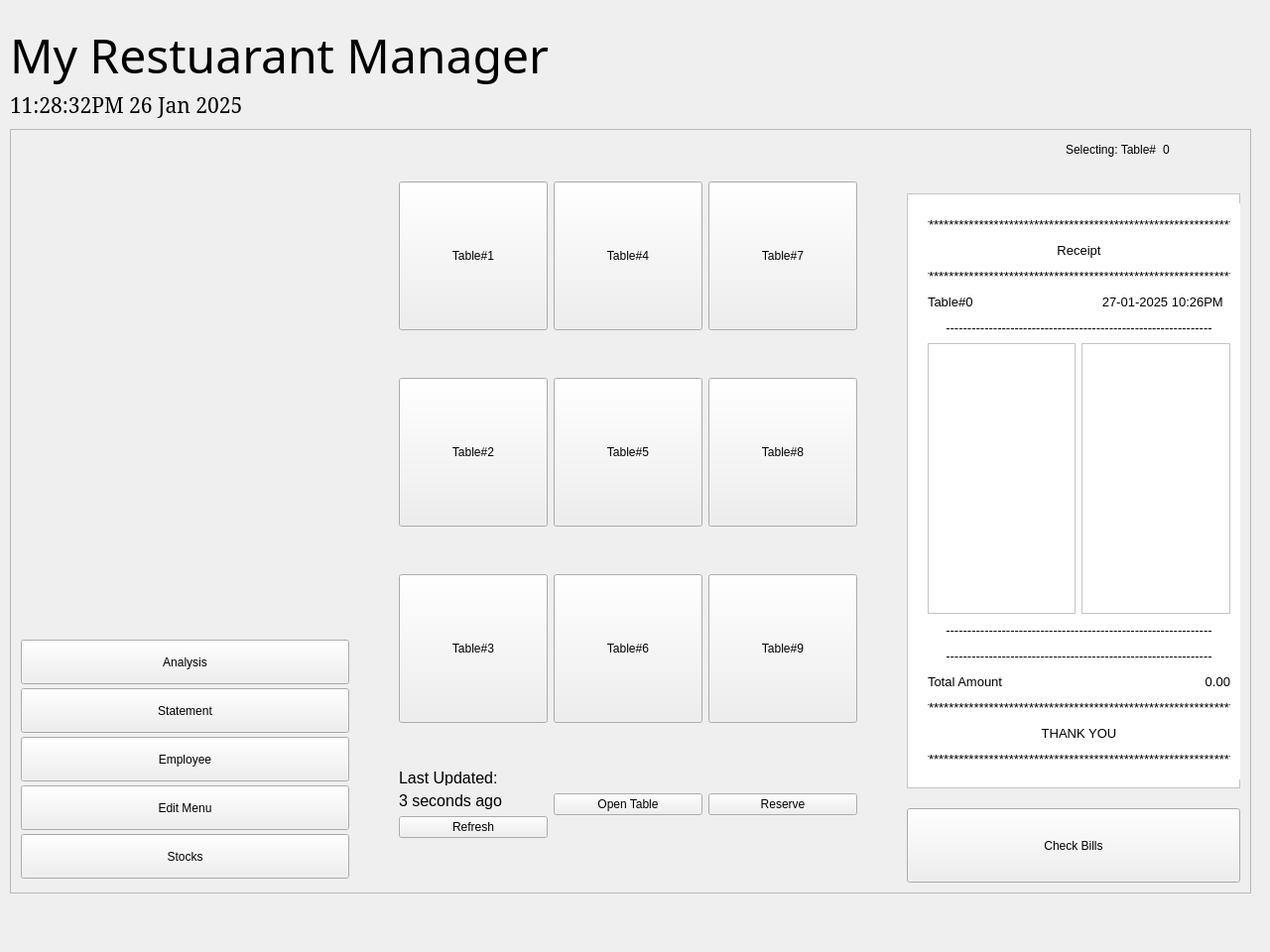
<?xml version="1.0" encoding="UTF-8"?>
<ui version="4.0">
 <class>RestuarantManagementClass</class>
 <widget class="QMainWindow" name="RestuarantManagementClass">
  <property name="geometry">
   <rect>
    <x>0</x>
    <y>0</y>
    <width>1280</width>
    <height>960</height>
   </rect>
  </property>
  <property name="minimumSize">
   <size>
    <width>1280</width>
    <height>960</height>
   </size>
  </property>
  <property name="maximumSize">
   <size>
    <width>1280</width>
    <height>960</height>
   </size>
  </property>
  <property name="windowTitle">
   <string>RestuarantManagement</string>
  </property>
  <property name="autoFillBackground">
   <bool>false</bool>
  </property>
  <widget class="QWidget" name="centralWidget">
   <widget class="QLabel" name="label">
    <property name="geometry">
     <rect>
      <x>10</x>
      <y>10</y>
      <width>611</width>
      <height>91</height>
     </rect>
    </property>
    <property name="font">
     <font>
      <family>Sitka</family>
      <pointsize>36</pointsize>
     </font>
    </property>
    <property name="text">
     <string>My Restuarant Manager</string>
    </property>
   </widget>
   <widget class="QLabel" name="Digital_clock">
    <property name="geometry">
     <rect>
      <x>10</x>
      <y>90</y>
      <width>361</width>
      <height>31</height>
     </rect>
    </property>
    <property name="font">
     <font>
      <family>SimSun</family>
      <pointsize>16</pointsize>
     </font>
    </property>
    <property name="text">
     <string>11:28:32PM 26 Jan 2025</string>
    </property>
   </widget>
   <widget class="QFrame" name="frame">
    <property name="geometry">
     <rect>
      <x>10</x>
      <y>130</y>
      <width>1251</width>
      <height>771</height>
     </rect>
    </property>
    <property name="sizePolicy">
     <sizepolicy hsizetype="Expanding" vsizetype="Preferred">
      <horstretch>0</horstretch>
      <verstretch>0</verstretch>
     </sizepolicy>
    </property>
    <property name="minimumSize">
     <size>
      <width>0</width>
      <height>0</height>
     </size>
    </property>
    <property name="styleSheet">
     <string notr="true">font: 800 12pt &quot;Segoe UI&quot;;</string>
    </property>
    <property name="frameShape">
     <enum>QFrame::Shape::StyledPanel</enum>
    </property>
    <property name="frameShadow">
     <enum>QFrame::Shadow::Raised</enum>
    </property>
    <widget class="QWidget" name="horizontalLayoutWidget">
     <property name="geometry">
      <rect>
       <x>0</x>
       <y>0</y>
       <width>1251</width>
       <height>771</height>
      </rect>
     </property>
     <layout class="QHBoxLayout" name="horizontalLayout">
      <property name="spacing">
       <number>50</number>
      </property>
      <item>
       <layout class="QVBoxLayout" name="LeftSide">
        <property name="spacing">
         <number>0</number>
        </property>
        <item>
         <spacer name="verticalSpacer">
          <property name="orientation">
           <enum>Qt::Orientation::Vertical</enum>
          </property>
          <property name="sizeType">
           <enum>QSizePolicy::Policy::Fixed</enum>
          </property>
          <property name="sizeHint" stdset="0">
           <size>
            <width>20</width>
            <height>500</height>
           </size>
          </property>
         </spacer>
        </item>
        <item>
         <widget class="QPushButton" name="Analysis">
          <property name="minimumSize">
           <size>
            <width>150</width>
            <height>45</height>
           </size>
          </property>
          <property name="text">
           <string>Analysis</string>
          </property>
         </widget>
        </item>
        <item>
         <widget class="QPushButton" name="Statement">
          <property name="minimumSize">
           <size>
            <width>150</width>
            <height>45</height>
           </size>
          </property>
          <property name="text">
           <string>Statement</string>
          </property>
         </widget>
        </item>
        <item>
         <widget class="QPushButton" name="Employee">
          <property name="minimumSize">
           <size>
            <width>150</width>
            <height>45</height>
           </size>
          </property>
          <property name="text">
           <string>Employee</string>
          </property>
         </widget>
        </item>
        <item>
         <widget class="QPushButton" name="EditMenu">
          <property name="minimumSize">
           <size>
            <width>150</width>
            <height>45</height>
           </size>
          </property>
          <property name="text">
           <string>Edit Menu</string>
          </property>
         </widget>
        </item>
        <item>
         <widget class="QPushButton" name="Stocks">
          <property name="minimumSize">
           <size>
            <width>150</width>
            <height>45</height>
           </size>
          </property>
          <property name="text">
           <string>Stocks</string>
          </property>
         </widget>
        </item>
       </layout>
      </item>
      <item>
       <layout class="QGridLayout" name="GridTable">
        <item row="2" column="3">
         <widget class="QPushButton" name="Table_8">
          <property name="minimumSize">
           <size>
            <width>150</width>
            <height>150</height>
           </size>
          </property>
          <property name="maximumSize">
           <size>
            <width>150</width>
            <height>150</height>
           </size>
          </property>
          <property name="text">
           <string>Table#8</string>
          </property>
         </widget>
        </item>
        <item row="3" column="0">
         <widget class="QPushButton" name="Table_3">
          <property name="minimumSize">
           <size>
            <width>150</width>
            <height>150</height>
           </size>
          </property>
          <property name="maximumSize">
           <size>
            <width>150</width>
            <height>150</height>
           </size>
          </property>
          <property name="text">
           <string>Table#3</string>
          </property>
          <property name="autoDefault">
           <bool>false</bool>
          </property>
         </widget>
        </item>
        <item row="1" column="2">
         <widget class="QPushButton" name="Table_4">
          <property name="minimumSize">
           <size>
            <width>150</width>
            <height>150</height>
           </size>
          </property>
          <property name="maximumSize">
           <size>
            <width>150</width>
            <height>150</height>
           </size>
          </property>
          <property name="text">
           <string>Table#4</string>
          </property>
         </widget>
        </item>
        <item row="2" column="0">
         <widget class="QPushButton" name="Table_2">
          <property name="minimumSize">
           <size>
            <width>150</width>
            <height>150</height>
           </size>
          </property>
          <property name="maximumSize">
           <size>
            <width>150</width>
            <height>150</height>
           </size>
          </property>
          <property name="text">
           <string>Table#2</string>
          </property>
         </widget>
        </item>
        <item row="3" column="2">
         <widget class="QPushButton" name="Table_6">
          <property name="minimumSize">
           <size>
            <width>150</width>
            <height>150</height>
           </size>
          </property>
          <property name="maximumSize">
           <size>
            <width>150</width>
            <height>150</height>
           </size>
          </property>
          <property name="text">
           <string>Table#6</string>
          </property>
         </widget>
        </item>
        <item row="3" column="3">
         <widget class="QPushButton" name="Table_9">
          <property name="minimumSize">
           <size>
            <width>150</width>
            <height>150</height>
           </size>
          </property>
          <property name="maximumSize">
           <size>
            <width>150</width>
            <height>150</height>
           </size>
          </property>
          <property name="text">
           <string>Table#9</string>
          </property>
         </widget>
        </item>
        <item row="1" column="0">
         <widget class="QPushButton" name="Table_1">
          <property name="minimumSize">
           <size>
            <width>150</width>
            <height>150</height>
           </size>
          </property>
          <property name="maximumSize">
           <size>
            <width>150</width>
            <height>150</height>
           </size>
          </property>
          <property name="baseSize">
           <size>
            <width>0</width>
            <height>0</height>
           </size>
          </property>
          <property name="text">
           <string>Table#1</string>
          </property>
          <property name="autoDefault">
           <bool>false</bool>
          </property>
         </widget>
        </item>
        <item row="2" column="2">
         <widget class="QPushButton" name="Table_5">
          <property name="minimumSize">
           <size>
            <width>150</width>
            <height>150</height>
           </size>
          </property>
          <property name="maximumSize">
           <size>
            <width>150</width>
            <height>150</height>
           </size>
          </property>
          <property name="text">
           <string>Table#5</string>
          </property>
         </widget>
        </item>
        <item row="1" column="3">
         <widget class="QPushButton" name="Table_7">
          <property name="minimumSize">
           <size>
            <width>150</width>
            <height>150</height>
           </size>
          </property>
          <property name="maximumSize">
           <size>
            <width>150</width>
            <height>150</height>
           </size>
          </property>
          <property name="text">
           <string>Table#7</string>
          </property>
         </widget>
        </item>
        <item row="4" column="3">
         <widget class="QPushButton" name="ReserveBtn">
          <property name="text">
           <string>Reserve</string>
          </property>
         </widget>
        </item>
        <item row="4" column="2">
         <widget class="QPushButton" name="OpenTableBtn">
          <property name="text">
           <string>Open Table</string>
          </property>
         </widget>
        </item>
        <item row="4" column="0">
         <layout class="QVBoxLayout" name="verticalLayout_2">
          <item>
           <widget class="QLabel" name="label_3">
            <property name="maximumSize">
             <size>
              <width>16777215</width>
              <height>15</height>
             </size>
            </property>
            <property name="font">
             <font>
              <family>Segoe UI</family>
              <pointsize>12</pointsize>
              <italic>false</italic>
              <fontweight>ExtraBold</fontweight>
             </font>
            </property>
            <property name="text">
             <string>Last Updated:</string>
            </property>
           </widget>
          </item>
          <item>
           <widget class="QLabel" name="LastUpdate">
            <property name="maximumSize">
             <size>
              <width>1000</width>
              <height>20</height>
             </size>
            </property>
            <property name="font">
             <font>
              <family>Segoe UI</family>
              <pointsize>12</pointsize>
              <italic>false</italic>
              <fontweight>ExtraBold</fontweight>
             </font>
            </property>
            <property name="text">
             <string>3 seconds ago</string>
            </property>
           </widget>
          </item>
          <item>
           <widget class="QPushButton" name="RefreshBtn">
            <property name="maximumSize">
             <size>
              <width>16777215</width>
              <height>30</height>
             </size>
            </property>
            <property name="text">
             <string>Refresh</string>
            </property>
           </widget>
          </item>
         </layout>
        </item>
       </layout>
      </item>
      <item>
       <layout class="QVBoxLayout" name="RightSide">
        <property name="spacing">
         <number>20</number>
        </property>
        <item>
         <layout class="QHBoxLayout" name="horizontalLayout_2">
          <item>
           <spacer name="horizontalSpacer">
            <property name="orientation">
             <enum>Qt::Orientation::Horizontal</enum>
            </property>
            <property name="sizeType">
             <enum>QSizePolicy::Policy::Fixed</enum>
            </property>
            <property name="sizeHint" stdset="0">
             <size>
              <width>160</width>
              <height>20</height>
             </size>
            </property>
           </spacer>
          </item>
          <item>
           <widget class="QLabel" name="Selecting">
            <property name="maximumSize">
             <size>
              <width>16777215</width>
              <height>20</height>
             </size>
            </property>
            <property name="text">
             <string>Selecting: Table#</string>
            </property>
            <property name="alignment">
             <set>Qt::AlignmentFlag::AlignLeading|Qt::AlignmentFlag::AlignLeft|Qt::AlignmentFlag::AlignVCenter</set>
            </property>
           </widget>
          </item>
          <item>
           <widget class="QLabel" name="SelectingTable">
            <property name="maximumSize">
             <size>
              <width>16777215</width>
              <height>20</height>
             </size>
            </property>
            <property name="text">
             <string>0</string>
            </property>
            <property name="alignment">
             <set>Qt::AlignmentFlag::AlignLeading|Qt::AlignmentFlag::AlignLeft|Qt::AlignmentFlag::AlignVCenter</set>
            </property>
           </widget>
          </item>
         </layout>
        </item>
        <item>
         <spacer name="verticalSpacer_2">
          <property name="orientation">
           <enum>Qt::Orientation::Vertical</enum>
          </property>
          <property name="sizeHint" stdset="0">
           <size>
            <width>20</width>
            <height>40</height>
           </size>
          </property>
         </spacer>
        </item>
        <item>
         <widget class="QFrame" name="Receipt">
          <property name="sizePolicy">
           <sizepolicy hsizetype="Minimum" vsizetype="Preferred">
            <horstretch>0</horstretch>
            <verstretch>0</verstretch>
           </sizepolicy>
          </property>
          <property name="minimumSize">
           <size>
            <width>336</width>
            <height>600</height>
           </size>
          </property>
          <property name="maximumSize">
           <size>
            <width>0</width>
            <height>16777215</height>
           </size>
          </property>
          <property name="styleSheet">
           <string notr="true">background-color: rgb(255, 255, 255);
font: 10pt &quot;Segoe UI&quot;;
color: rgb(0, 0, 0);</string>
          </property>
          <property name="frameShape">
           <enum>QFrame::Shape::StyledPanel</enum>
          </property>
          <property name="frameShadow">
           <enum>QFrame::Shadow::Raised</enum>
          </property>
          <widget class="QWidget" name="verticalLayoutWidget">
           <property name="geometry">
            <rect>
             <x>10</x>
             <y>10</y>
             <width>327</width>
             <height>581</height>
            </rect>
           </property>
           <layout class="QVBoxLayout" name="verticalLayout">
            <item>
             <widget class="QLabel" name="Receipt_label_2">
              <property name="minimumSize">
               <size>
                <width>0</width>
                <height>20</height>
               </size>
              </property>
              <property name="maximumSize">
               <size>
                <width>325</width>
                <height>20</height>
               </size>
              </property>
              <property name="font">
               <font>
                <family>Segoe UI</family>
                <pointsize>10</pointsize>
                <italic>false</italic>
                <bold>false</bold>
               </font>
              </property>
              <property name="styleSheet">
               <string notr="true">color: rgb(0, 0, 0)</string>
              </property>
              <property name="text">
               <string>**************************************************************</string>
              </property>
              <property name="alignment">
               <set>Qt::AlignmentFlag::AlignCenter</set>
              </property>
             </widget>
            </item>
            <item>
             <widget class="QLabel" name="Receipt_label">
              <property name="minimumSize">
               <size>
                <width>0</width>
                <height>20</height>
               </size>
              </property>
              <property name="maximumSize">
               <size>
                <width>325</width>
                <height>20</height>
               </size>
              </property>
              <property name="font">
               <font>
                <family>Segoe UI</family>
                <pointsize>10</pointsize>
                <italic>false</italic>
                <bold>false</bold>
               </font>
              </property>
              <property name="styleSheet">
               <string notr="true">color: rgb(0, 0, 0)</string>
              </property>
              <property name="text">
               <string>Receipt</string>
              </property>
              <property name="alignment">
               <set>Qt::AlignmentFlag::AlignCenter</set>
              </property>
             </widget>
            </item>
            <item>
             <widget class="QLabel" name="Receipt_label_3">
              <property name="minimumSize">
               <size>
                <width>0</width>
                <height>20</height>
               </size>
              </property>
              <property name="maximumSize">
               <size>
                <width>325</width>
                <height>20</height>
               </size>
              </property>
              <property name="font">
               <font>
                <family>Segoe UI</family>
                <pointsize>10</pointsize>
                <italic>false</italic>
                <bold>false</bold>
               </font>
              </property>
              <property name="styleSheet">
               <string notr="true">color: rgb(0, 0, 0)</string>
              </property>
              <property name="text">
               <string>**************************************************************</string>
              </property>
              <property name="alignment">
               <set>Qt::AlignmentFlag::AlignCenter</set>
              </property>
             </widget>
            </item>
            <item>
             <layout class="QHBoxLayout" name="horizontalLayout_4">
              <item>
               <widget class="QLabel" name="Receipt_TableNo">
                <property name="minimumSize">
                 <size>
                  <width>0</width>
                  <height>20</height>
                 </size>
                </property>
                <property name="maximumSize">
                 <size>
                  <width>325</width>
                  <height>20</height>
                 </size>
                </property>
                <property name="font">
                 <font>
                  <family>Segoe UI</family>
                  <pointsize>10</pointsize>
                  <italic>false</italic>
                  <fontweight>ExtraBold</fontweight>
                 </font>
                </property>
                <property name="styleSheet">
                 <string notr="true">color: rgb(0, 0, 0);
font: 800 10pt &quot;Segoe UI&quot;;</string>
                </property>
                <property name="text">
                 <string>Table#0</string>
                </property>
                <property name="alignment">
                 <set>Qt::AlignmentFlag::AlignLeading|Qt::AlignmentFlag::AlignLeft|Qt::AlignmentFlag::AlignVCenter</set>
                </property>
               </widget>
              </item>
              <item>
               <widget class="QLabel" name="Receipt_DateTime">
                <property name="minimumSize">
                 <size>
                  <width>0</width>
                  <height>20</height>
                 </size>
                </property>
                <property name="maximumSize">
                 <size>
                  <width>325</width>
                  <height>20</height>
                 </size>
                </property>
                <property name="font">
                 <font>
                  <family>Segoe UI</family>
                  <pointsize>10</pointsize>
                  <italic>false</italic>
                  <bold>false</bold>
                 </font>
                </property>
                <property name="styleSheet">
                 <string notr="true">color: rgb(0, 0, 0)</string>
                </property>
                <property name="text">
                 <string>27-01-2025 10:26PM  </string>
                </property>
                <property name="alignment">
                 <set>Qt::AlignmentFlag::AlignRight|Qt::AlignmentFlag::AlignTrailing|Qt::AlignmentFlag::AlignVCenter</set>
                </property>
               </widget>
              </item>
             </layout>
            </item>
            <item>
             <widget class="QLabel" name="Receipt_label_4">
              <property name="minimumSize">
               <size>
                <width>0</width>
                <height>20</height>
               </size>
              </property>
              <property name="maximumSize">
               <size>
                <width>325</width>
                <height>20</height>
               </size>
              </property>
              <property name="font">
               <font>
                <family>Segoe UI</family>
                <pointsize>10</pointsize>
                <italic>false</italic>
                <bold>false</bold>
               </font>
              </property>
              <property name="styleSheet">
               <string notr="true">color: rgb(0, 0, 0)</string>
              </property>
              <property name="text">
               <string>--------------------------------------------------------------</string>
              </property>
              <property name="alignment">
               <set>Qt::AlignmentFlag::AlignCenter</set>
              </property>
             </widget>
            </item>
            <item>
             <layout class="QHBoxLayout" name="ReceiptList">
              <item>
               <widget class="QListWidget" name="ReceiptListName"/>
              </item>
              <item>
               <widget class="QListWidget" name="ReceiptListPrice"/>
              </item>
             </layout>
            </item>
            <item>
             <widget class="QLabel" name="Receipt_label_5">
              <property name="minimumSize">
               <size>
                <width>0</width>
                <height>20</height>
               </size>
              </property>
              <property name="maximumSize">
               <size>
                <width>325</width>
                <height>20</height>
               </size>
              </property>
              <property name="font">
               <font>
                <family>Segoe UI</family>
                <pointsize>10</pointsize>
                <italic>false</italic>
                <bold>false</bold>
               </font>
              </property>
              <property name="styleSheet">
               <string notr="true">color: rgb(0, 0, 0)</string>
              </property>
              <property name="text">
               <string>--------------------------------------------------------------</string>
              </property>
              <property name="alignment">
               <set>Qt::AlignmentFlag::AlignCenter</set>
              </property>
             </widget>
            </item>
            <item>
             <widget class="QLabel" name="Receipt_label_7">
              <property name="minimumSize">
               <size>
                <width>0</width>
                <height>20</height>
               </size>
              </property>
              <property name="maximumSize">
               <size>
                <width>325</width>
                <height>20</height>
               </size>
              </property>
              <property name="font">
               <font>
                <family>Segoe UI</family>
                <pointsize>10</pointsize>
                <italic>false</italic>
                <bold>false</bold>
               </font>
              </property>
              <property name="styleSheet">
               <string notr="true">color: rgb(0, 0, 0)</string>
              </property>
              <property name="text">
               <string>--------------------------------------------------------------</string>
              </property>
              <property name="alignment">
               <set>Qt::AlignmentFlag::AlignCenter</set>
              </property>
             </widget>
            </item>
            <item>
             <layout class="QHBoxLayout" name="horizontalLayout_3">
              <item>
               <widget class="QLabel" name="Receipt_label_6">
                <property name="minimumSize">
                 <size>
                  <width>0</width>
                  <height>20</height>
                 </size>
                </property>
                <property name="maximumSize">
                 <size>
                  <width>325</width>
                  <height>20</height>
                 </size>
                </property>
                <property name="font">
                 <font>
                  <family>Segoe UI</family>
                  <pointsize>10</pointsize>
                  <italic>false</italic>
                  <fontweight>ExtraBold</fontweight>
                 </font>
                </property>
                <property name="styleSheet">
                 <string notr="true">color: rgb(0, 0, 0);
font: 800 10pt &quot;Segoe UI&quot;;</string>
                </property>
                <property name="text">
                 <string>Total Amount</string>
                </property>
                <property name="alignment">
                 <set>Qt::AlignmentFlag::AlignLeading|Qt::AlignmentFlag::AlignLeft|Qt::AlignmentFlag::AlignVCenter</set>
                </property>
               </widget>
              </item>
              <item>
               <widget class="QLabel" name="Receipt_Total">
                <property name="minimumSize">
                 <size>
                  <width>0</width>
                  <height>20</height>
                 </size>
                </property>
                <property name="maximumSize">
                 <size>
                  <width>325</width>
                  <height>20</height>
                 </size>
                </property>
                <property name="font">
                 <font>
                  <family>Segoe UI</family>
                  <pointsize>10</pointsize>
                  <italic>false</italic>
                  <fontweight>ExtraBold</fontweight>
                 </font>
                </property>
                <property name="styleSheet">
                 <string notr="true">color: rgb(0, 0, 0);
font: 800 10pt &quot;Segoe UI&quot;;</string>
                </property>
                <property name="text">
                 <string>0.00</string>
                </property>
                <property name="alignment">
                 <set>Qt::AlignmentFlag::AlignRight|Qt::AlignmentFlag::AlignTrailing|Qt::AlignmentFlag::AlignVCenter</set>
                </property>
               </widget>
              </item>
             </layout>
            </item>
            <item>
             <widget class="QLabel" name="Receipt_label_8">
              <property name="minimumSize">
               <size>
                <width>0</width>
                <height>20</height>
               </size>
              </property>
              <property name="maximumSize">
               <size>
                <width>325</width>
                <height>20</height>
               </size>
              </property>
              <property name="font">
               <font>
                <family>Segoe UI</family>
                <pointsize>10</pointsize>
                <italic>false</italic>
                <bold>false</bold>
               </font>
              </property>
              <property name="styleSheet">
               <string notr="true">color: rgb(0, 0, 0)</string>
              </property>
              <property name="text">
               <string>**************************************************************</string>
              </property>
              <property name="alignment">
               <set>Qt::AlignmentFlag::AlignCenter</set>
              </property>
             </widget>
            </item>
            <item>
             <widget class="QLabel" name="Receipt_label_9">
              <property name="minimumSize">
               <size>
                <width>0</width>
                <height>20</height>
               </size>
              </property>
              <property name="maximumSize">
               <size>
                <width>325</width>
                <height>20</height>
               </size>
              </property>
              <property name="font">
               <font>
                <family>Segoe UI</family>
                <pointsize>10</pointsize>
                <italic>false</italic>
                <bold>false</bold>
               </font>
              </property>
              <property name="styleSheet">
               <string notr="true">color: rgb(0, 0, 0)</string>
              </property>
              <property name="text">
               <string>THANK YOU</string>
              </property>
              <property name="alignment">
               <set>Qt::AlignmentFlag::AlignCenter</set>
              </property>
             </widget>
            </item>
            <item>
             <widget class="QLabel" name="Receipt_label_10">
              <property name="minimumSize">
               <size>
                <width>0</width>
                <height>20</height>
               </size>
              </property>
              <property name="maximumSize">
               <size>
                <width>325</width>
                <height>20</height>
               </size>
              </property>
              <property name="font">
               <font>
                <family>Segoe UI</family>
                <pointsize>10</pointsize>
                <italic>false</italic>
                <bold>false</bold>
               </font>
              </property>
              <property name="styleSheet">
               <string notr="true">color: rgb(0, 0, 0)</string>
              </property>
              <property name="text">
               <string>**************************************************************</string>
              </property>
              <property name="alignment">
               <set>Qt::AlignmentFlag::AlignCenter</set>
              </property>
             </widget>
            </item>
           </layout>
          </widget>
         </widget>
        </item>
        <item>
         <widget class="QPushButton" name="CheckBills">
          <property name="enabled">
           <bool>true</bool>
          </property>
          <property name="minimumSize">
           <size>
            <width>150</width>
            <height>75</height>
           </size>
          </property>
          <property name="text">
           <string>Check Bills</string>
          </property>
         </widget>
        </item>
       </layout>
      </item>
     </layout>
    </widget>
   </widget>
  </widget>
 </widget>
 <layoutdefault spacing="6" margin="11"/>
 <resources/>
 <connections/>
</ui>
